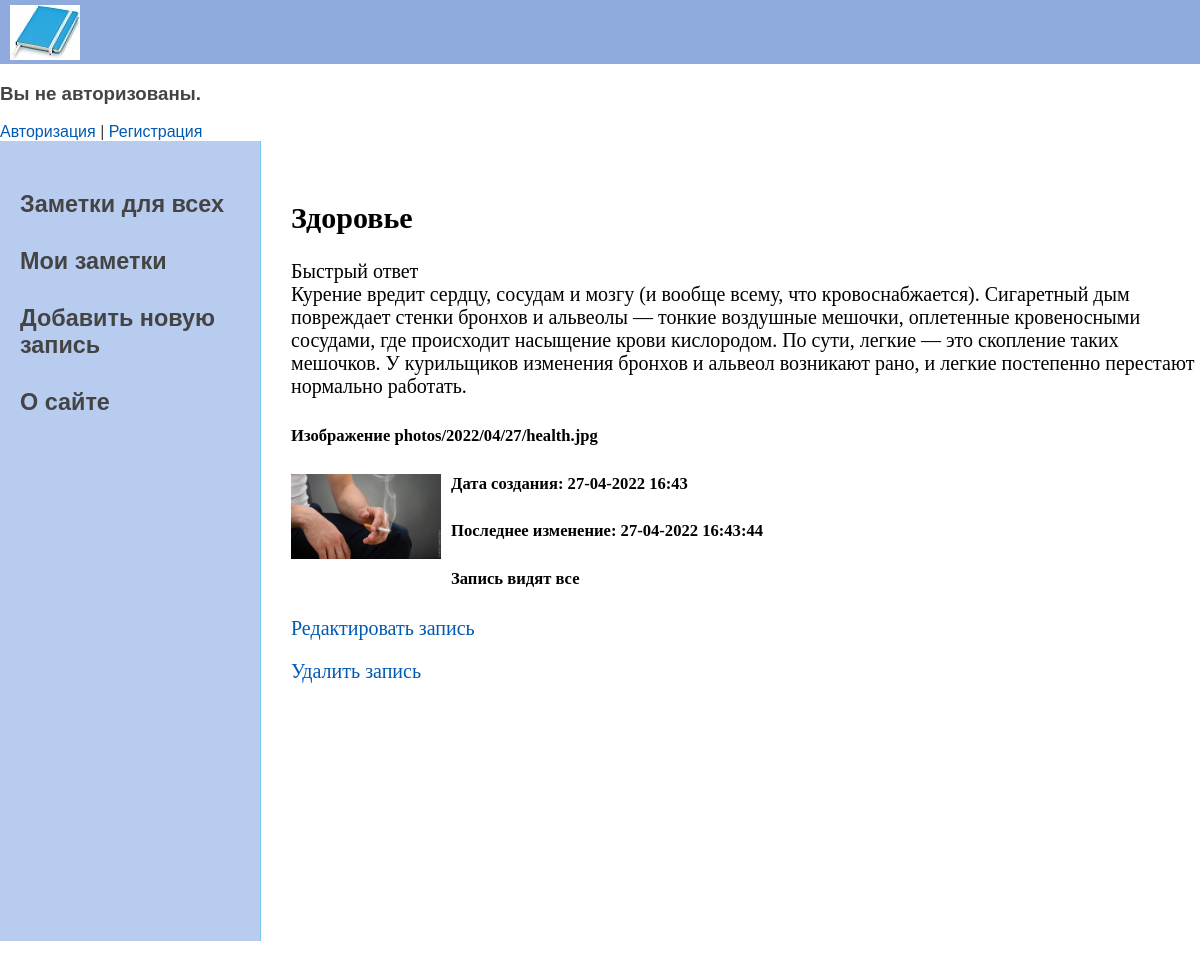
Page /note/6/ on the committed database.
### notes/models.py (models this page shows, shortened)
class Note(models.Model):
    title = models.CharField(max_length=200, verbose_name='Название')
    author = models.ForeignKey(
        'auth.User',
        on_delete=models.CASCADE,
        verbose_name='Автор'
    )
    body = models.TextField(blank=True, verbose_name='Текст')
    time_create = models.DateTimeField(auto_now_add=True, verbose_name="Время создания")
    time_update = models.DateTimeField(auto_now=True, verbose_name="Время изменения")
    photo = models.ImageField(blank=True, upload_to='photos/%Y/%m/%d/', verbose_name='Изображение')
    is_published = models.BooleanField(default=False, verbose_name='Видят все')
    class Meta:
        verbose_name = 'Заметки'
        verbose_name_plural = 'Заметки'
        ordering = ['-time_update', 'title']

### notes/views.py (the view)
# urls.py: path('note/<int:pk>/', NoteDetailView.as_view(), name='note_detail'),
class NoteDetailView(DetailView):
    model = Note
    template_name = 'note_detail.html'
    fields = ['title', 'author', 'body', 'photo', 'time_create', 'time_update', 'is_published']

### notes/templatetags/notes_tags.py (called while the page is built)
@register.inclusion_tag('list_notes.html')
def show_notes(request, auth=True):
    current_url = resolve(request.path_info).url_name
    if not auth:
        urls = [{'title': 'Заметки для всех', 'url_name': 'common'},
                {'title': 'О сайте', 'url_name': 'about'}
                ]
    else:
        urls = [{'title': 'Заметки для всех', 'url_name': 'common'},
                {'title': 'Мои заметки', 'url_name': 'home'},
                {'title': 'Добавить новую запись', 'url_name': 'note_new'},
                {'title': 'О сайте', 'url_name': 'about'}
                ]
    return {'urls': urls, 'current_url': current_url}

### templates/note_detail.html
{% extends 'base.html' %}
{% block content %}
  <div class="note-entry">
    <h2>{{ note.title }}</h2>
    <p>{{ note.body| linebreaks }}</p>
    {% if note.photo %}
        <h5>Изображение {{ note.photo }}</p></h5>
	    <p><img class="img-article-left thumb" src="{{note.photo.url}}"></p>
    {% endif %}
    <h5><p>Дата создания: {{ note.time_create|date:'d-m-Y H:i' }}</p></h5>
    <h5><p>Последнее изменение: {{ note.time_update|date:'d-m-Y H:i:s' }}</p></h5>
    {% if note.is_published == True %}
      <h5><p>Запись видят все</p></h5>
    {% else %}
      <h5><p>Запись видна только вам</p></h5>
    {% endif %}
  </div>
<p><a href="{% url 'note_edit' note.pk %}">Редактировать запись</a></p>
<p><a href="{% url 'note_delete' note.pk %}">Удалить запись</a></p>
{% endblock content %}

### static/css/base.css (style rules this page uses)
html, body { font-family: 'Arial'; margin: 0; padding: 0; height: 100%; width: 100%; color: #444; }
a { color: #0059b2; text-decoration: none; }
img { max-width: 600px; height: auto; }
img.img-article-left { max-width: 300px; height: auto; float: left; padding: 0 10px 10px 0; }
img.img-article-left.thumb { max-width: 150px; height: auto; }

### rows in the picture
Note: title "Здоровье", body "Быстрый ответ Курение вредит сердцу, сосудам и мозгу (и вообще всему, что кровоснабжается). Сигаретный дым повреждает стенки бронхов и альвеолы — тонкие воздушные мешочки, оплетенные кровеносными сосудами, где происходит насыщение крови кислородом. По сути, легкие — это скопление таких мешочков. У курильщиков изменения бронхов и альвеол возникают рано, и легкие постепенно перестают нормально работать.", photo "photos/2022/04/27/health.jpg", photo (picture), time_create "27-04-2022 16:43", time_update "27-04-2022 16:43:44"

### other values in the picture
{{ url.title }} "Заметки для всех" "Мои заметки" "Добавить новую запись" "О сайте"
